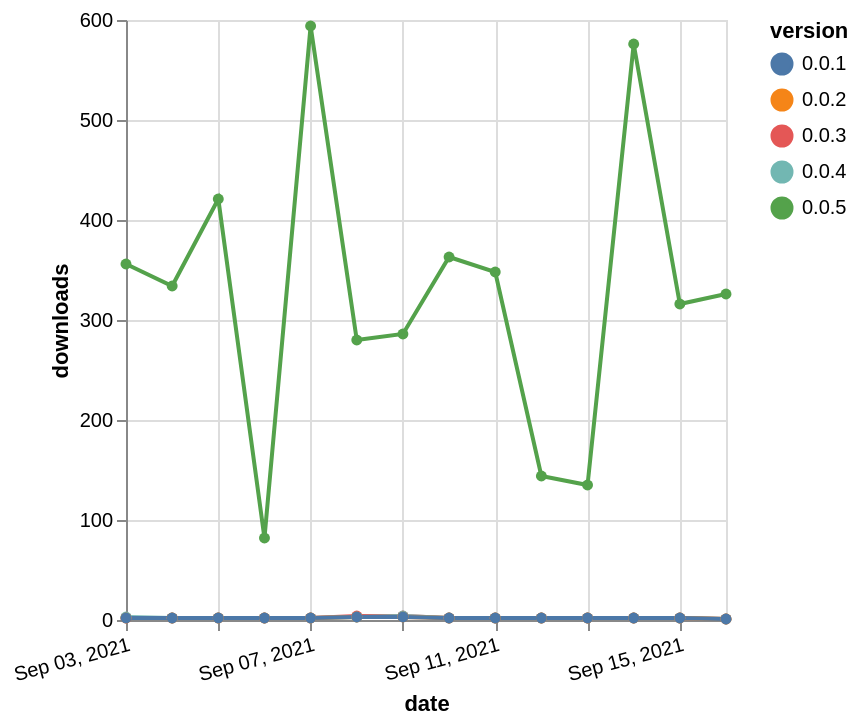

Source (Vega-Lite JSON):
### Vega-Lite specification from a JSON file in a GitHub repository (floating-point values rounded to 4 significant figures)
{"$schema": "https://vega.github.io/schema/vega-lite/v5.json", "description": "A simple bar chart with embedded data.", "data": {"values": [{"date": "2021-09-03", "total": 3250, "delta": 2, "version": "0.0.3"}, {"date": "2021-09-04", "total": 3252, "delta": 2, "version": "0.0.3"}, {"date": "2021-09-05", "total": 3254, "delta": 2, "version": "0.0.3"}, {"date": "2021-09-06", "total": 3256, "delta": 2, "version": "0.0.3"}, {"date": "2021-09-07", "total": 3258, "delta": 2, "version": "0.0.3"}, {"date": "2021-09-08", "total": 3262, "delta": 4, "version": "0.0.3"}, {"date": "2021-09-09", "total": 3266, "delta": 4, "version": "0.0.3"}, {"date": "2021-09-10", "total": 3268, "delta": 2, "version": "0.0.3"}, {"date": "2021-09-11", "total": 3270, "delta": 2, "version": "0.0.3"}, {"date": "2021-09-12", "total": 3272, "delta": 2, "version": "0.0.3"}, {"date": "2021-09-13", "total": 3274, "delta": 2, "version": "0.0.3"}, {"date": "2021-09-14", "total": 3276, "delta": 2, "version": "0.0.3"}, {"date": "2021-09-15", "total": 3278, "delta": 2, "version": "0.0.3"}, {"date": "2021-09-16", "total": 3279, "delta": 1, "version": "0.0.3"}, {"date": "2021-09-03", "total": 14137, "delta": 356, "version": "0.0.5"}, {"date": "2021-09-04", "total": 14471, "delta": 334, "version": "0.0.5"}, {"date": "2021-09-05", "total": 14892, "delta": 421, "version": "0.0.5"}, {"date": "2021-09-06", "total": 14974, "delta": 82, "version": "0.0.5"}, {"date": "2021-09-07", "total": 15568, "delta": 594, "version": "0.0.5"}, {"date": "2021-09-08", "total": 15848, "delta": 280, "version": "0.0.5"}, {"date": "2021-09-09", "total": 16134, "delta": 286, "version": "0.0.5"}, {"date": "2021-09-10", "total": 16497, "delta": 363, "version": "0.0.5"}, {"date": "2021-09-11", "total": 16845, "delta": 348, "version": "0.0.5"}, {"date": "2021-09-12", "total": 16989, "delta": 144, "version": "0.0.5"}, {"date": "2021-09-13", "total": 17124, "delta": 135, "version": "0.0.5"}, {"date": "2021-09-14", "total": 17700, "delta": 576, "version": "0.0.5"}, {"date": "2021-09-15", "total": 18016, "delta": 316, "version": "0.0.5"}, {"date": "2021-09-16", "total": 18342, "delta": 326, "version": "0.0.5"}, {"date": "2021-09-03", "total": 2403, "delta": 3, "version": "0.0.4"}, {"date": "2021-09-04", "total": 2405, "delta": 2, "version": "0.0.4"}, {"date": "2021-09-05", "total": 2407, "delta": 2, "version": "0.0.4"}, {"date": "2021-09-06", "total": 2409, "delta": 2, "version": "0.0.4"}, {"date": "2021-09-07", "total": 2411, "delta": 2, "version": "0.0.4"}, {"date": "2021-09-08", "total": 2414, "delta": 3, "version": "0.0.4"}, {"date": "2021-09-09", "total": 2418, "delta": 4, "version": "0.0.4"}, {"date": "2021-09-10", "total": 2420, "delta": 2, "version": "0.0.4"}, {"date": "2021-09-11", "total": 2422, "delta": 2, "version": "0.0.4"}, {"date": "2021-09-12", "total": 2424, "delta": 2, "version": "0.0.4"}, {"date": "2021-09-13", "total": 2426, "delta": 2, "version": "0.0.4"}, {"date": "2021-09-14", "total": 2428, "delta": 2, "version": "0.0.4"}, {"date": "2021-09-15", "total": 2430, "delta": 2, "version": "0.0.4"}, {"date": "2021-09-16", "total": 2431, "delta": 1, "version": "0.0.4"}, {"date": "2021-09-03", "total": 498, "delta": 2, "version": "0.0.2"}, {"date": "2021-09-04", "total": 500, "delta": 2, "version": "0.0.2"}, {"date": "2021-09-05", "total": 502, "delta": 2, "version": "0.0.2"}, {"date": "2021-09-06", "total": 504, "delta": 2, "version": "0.0.2"}, {"date": "2021-09-07", "total": 506, "delta": 2, "version": "0.0.2"}, {"date": "2021-09-08", "total": 509, "delta": 3, "version": "0.0.2"}, {"date": "2021-09-09", "total": 512, "delta": 3, "version": "0.0.2"}, {"date": "2021-09-10", "total": 514, "delta": 2, "version": "0.0.2"}, {"date": "2021-09-11", "total": 516, "delta": 2, "version": "0.0.2"}, {"date": "2021-09-12", "total": 518, "delta": 2, "version": "0.0.2"}, {"date": "2021-09-13", "total": 520, "delta": 2, "version": "0.0.2"}, {"date": "2021-09-14", "total": 522, "delta": 2, "version": "0.0.2"}, {"date": "2021-09-15", "total": 524, "delta": 2, "version": "0.0.2"}, {"date": "2021-09-16", "total": 525, "delta": 1, "version": "0.0.2"}, {"date": "2021-09-03", "total": 704, "delta": 2, "version": "0.0.1"}, {"date": "2021-09-04", "total": 706, "delta": 2, "version": "0.0.1"}, {"date": "2021-09-05", "total": 708, "delta": 2, "version": "0.0.1"}, {"date": "2021-09-06", "total": 710, "delta": 2, "version": "0.0.1"}, {"date": "2021-09-07", "total": 712, "delta": 2, "version": "0.0.1"}, {"date": "2021-09-08", "total": 715, "delta": 3, "version": "0.0.1"}, {"date": "2021-09-09", "total": 718, "delta": 3, "version": "0.0.1"}, {"date": "2021-09-10", "total": 720, "delta": 2, "version": "0.0.1"}, {"date": "2021-09-11", "total": 722, "delta": 2, "version": "0.0.1"}, {"date": "2021-09-12", "total": 724, "delta": 2, "version": "0.0.1"}, {"date": "2021-09-13", "total": 726, "delta": 2, "version": "0.0.1"}, {"date": "2021-09-14", "total": 728, "delta": 2, "version": "0.0.1"}, {"date": "2021-09-15", "total": 730, "delta": 2, "version": "0.0.1"}, {"date": "2021-09-16", "total": 731, "delta": 1, "version": "0.0.1"}]}, "width": "container", "mark": {"type": "line", "point": {"filled": true}}, "encoding": {"x": {"field": "date", "type": "temporal", "timeUnit": "yearmonthdate", "title": "date", "axis": {"labelAngle": -15}}, "y": {"field": "delta", "type": "quantitative", "title": "downloads"}, "color": {"field": "version", "type": "nominal"}, "tooltip": {"field": "delta"}}}
